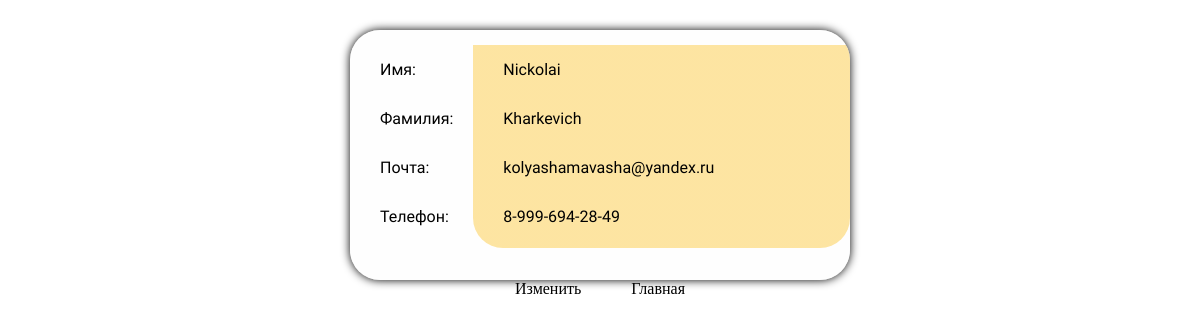
Screenshot of /lk/ (signed in) with the database file from the repository.
### pesonal_account/models.py (models this page shows, shortened)
class Db_user(models.Model):
    first_name = models.CharField(max_length=50, null=True, verbose_name='Имя')
    second_name = models.CharField(max_length=50, null=True, verbose_name='Фамилия')
    email_user = models.CharField(max_length=50, null=True, verbose_name='Почта')
    phone_user = models.CharField(max_length=50, null=True, verbose_name='Телефон')
    user = models.ForeignKey(User, on_delete=models.CASCADE)
    class Meta:
        verbose_name = 'Личный кабинет каждого пользователя'
        verbose_name_plural = 'Личный кабинет каждого пользователя'

### pesonal_account/views.py (the view)
# urls.py: path('lk/', views.lk, name='lk'),
def lk(request):
    person = request.user.id
    ch = 0
    for i in Db_user.objects.all():
        ch += 1
    if person > ch:
        element = Db_user(first_name='4', second_name='4', email_user='4', phone_user='4', user=request.user)
        element.save()
        form = LkForm()
        db_lk = Db_user.objects.get(id=person)
        return render(request, 'blog/lk.html', {'form': form,
                                            'db_lk': db_lk})
    else:
        db_lk = Db_user.objects.get(id=person)
        form = LkForm()
        return render(request, 'blog/lk.html', {'form': form,
                                            'db_lk': db_lk})

### blog/templates/blog/lk.html (shortened to what this page needs)
{% load static %}
<!DOCTYPE html>
<html lang="en">
<head>
    <link rel="stylesheet" href="{% static 'css/style-lk.css' %}">
</head>
<body>
{% if db_lk.first_name == '4' %}
<div class="container">
    <div class="container-lk">
        <div class="block-content">
            <a href="{% url 'edit' %}">Добавить данные пользователя</a>
            <a href="{% url 'index' %}">Главная</a>
        </div>
    </div>
</div>
{% else %}
<div class="container">
    <div class="container-lk">
        <div class="left-block">
            <p>Имя:</p>
            <p>Фамилия:</p>
            <p>Почта:</p>
            <p>Телефон:</p>
        </div>
        <div class="right-block">
            <p>{{ db_lk.first_name }}</p>
            <p>{{ db_lk.second_name }}</p>
            <p>{{ db_lk.email_user }}</p>
            <p>{{ db_lk.phone_user }}</p>
        </div>
    </div>
</div>
<div class="container-button">
    <a href="{% url 'edit' %}">Изменить</a>
    <a href="{% url 'index' %}">Главная</a>
</div>
{% endif %}
</body>
</html>

### blog/static/css/style-lk.css (style rules this page uses)
* { margin: 0; }
body { background: url('../image/waves-crashing-on-beach.jpg'); background-size: cover; }
.container { display: flex; justify-content: center; margin-top: 30px; }
.container-lk { box-shadow: 0px 0px 10px 0px black; background-color: #fdfdfd91; border-radius: 30px; display: flex; justify-content: start; height: 250px; width: 500px; gap: 20px; }
.container-lk p { padding-top: 30px; padding-left: 30px; color: black; font-family: 'Kanit', sans-serif; font-size: 16px; font-weight: 500; }
.right-block { border-top-right-radius: 30px; border-bottom-left-radius: 30px; border-bottom-right-radius: 30px; background: linear-gradient(#fdfdfd00 7%, #fccb4680 0%); height: 87%; width: 100%; }
.right-block p { color: #000; }
.container-button { display: flex; justify-content: center; gap: 50px; text-decoration: none; }
.container-button a { text-decoration: none; color: #000 }

### rows the page displays
Db_user: first_name "Nickolai", second_name "Kharkevich", email_user "kolyashamavasha@yandex.ru", phone_user "8-999-694-28-49"
